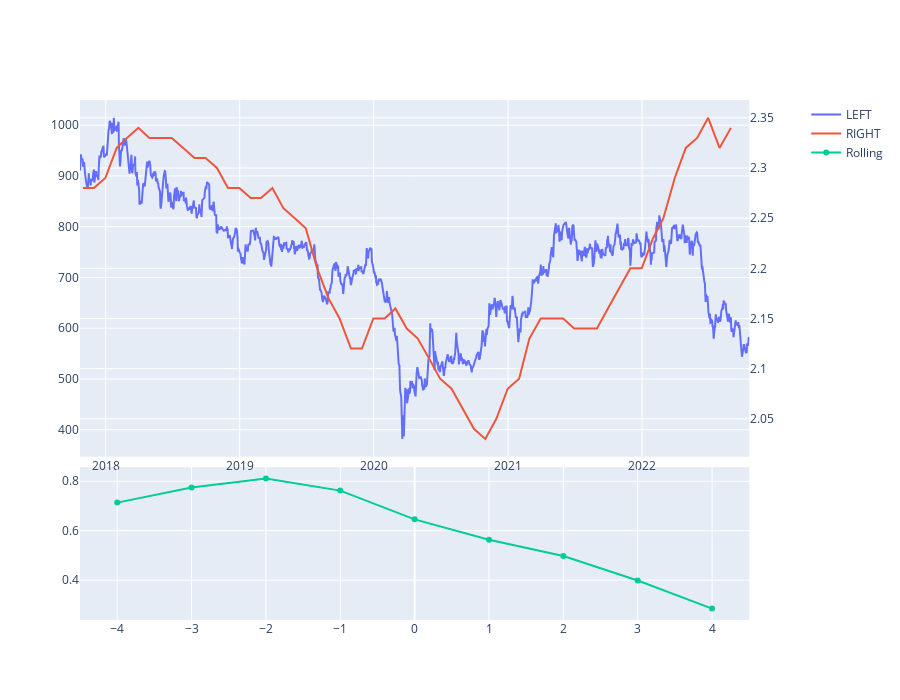

Source (notebook cell):
### Markdown cell above
### x-y1, y2

### Code cell
y1 = left.종가
# y2 = right.종가
y2 = right

fig = make_subplots(
    rows=2, cols=1, row_width=[0.3, 0.7], vertical_spacing=0.02, shared_xaxes=False,
    specs=[
        [{"type": "xy", "secondary_y": True}],
        [{"type": "xy"}]
    ]
)

fig.add_trace(go.Scatter(
    x=y1.index, y=y1, name='LEFT',
    xhoverformat='%Y/%m/%d'
), row=1, col=1, secondary_y=False)

fig.add_trace(go.Scatter(
    x=y2.index, y=y2, name='RIGHT',
    xhoverformat='%Y/%m/%d'
), row=1, col=1, secondary_y=True)

fig.add_trace(go.Scatter(
    x=rl.days, y=rl.corrcoef, name='Rolling'
), row=2, col=1)

fig.update_layout(height=700)
fig.show()

### Figure 1 — Plotly figure (JSON) as saved in the notebook; plotly's stock layout.template omitted (floating-point values rounded to 4 significant figures; data arrays with more than 128 entries replaced by an {"elided": "..."} marker saying what was removed)
{"data": [{"name": "LEFT", "type": "scatter", "x": {"elided": "1230 str values"}, "xaxis": "x", "xhoverformat": "%Y/%m/%d", "y": {"elided": "1230 float values"}, "yaxis": "y"}, {"name": "RIGHT", "type": "scatter", "x": ["2017-10-31T00:00:00", "2017-11-30T00:00:00", "2017-12-31T00:00:00", "2018-01-31T00:00:00", "2018-02-28T00:00:00", "2018-03-31T00:00:00", "2018-04-30T00:00:00", "2018-05-31T00:00:00", "2018-06-30T00:00:00", "2018-07-31T00:00:00", "2018-08-31T00:00:00", "2018-09-30T00:00:00", "2018-10-31T00:00:00", "2018-11-30T00:00:00", "2018-12-31T00:00:00", "2019-01-31T00:00:00", "2019-02-28T00:00:00", "2019-03-31T00:00:00", "2019-04-30T00:00:00", "2019-05-31T00:00:00", "2019-06-30T00:00:00", "2019-07-31T00:00:00", "2019-08-31T00:00:00", "2019-09-30T00:00:00", "2019-10-31T00:00:00", "2019-11-30T00:00:00", "2019-12-31T00:00:00", "2020-01-31T00:00:00", "2020-02-29T00:00:00", "2020-03-31T00:00:00", "2020-04-30T00:00:00", "2020-05-31T00:00:00", "2020-06-30T00:00:00", "2020-07-31T00:00:00", "2020-08-31T00:00:00", "2020-09-30T00:00:00", "2020-10-31T00:00:00", "2020-11-30T00:00:00", "2020-12-31T00:00:00", "2021-01-31T00:00:00", "2021-02-28T00:00:00", "2021-03-31T00:00:00", "2021-04-30T00:00:00", "2021-05-31T00:00:00", "2021-06-30T00:00:00", "2021-07-31T00:00:00", "2021-08-31T00:00:00", "2021-09-30T00:00:00", "2021-10-31T00:00:00", "2021-11-30T00:00:00", "2021-12-31T00:00:00", "2022-01-31T00:00:00", "2022-02-28T00:00:00", "2022-03-31T00:00:00", "2022-04-30T00:00:00", "2022-05-31T00:00:00", "2022-06-30T00:00:00", "2022-07-31T00:00:00", "2022-08-31T00:00:00"], "xaxis": "x", "xhoverformat": "%Y/%m/%d", "y": [2.28, 2.28, 2.29, 2.32, 2.33, 2.34, 2.33, 2.33, 2.33, 2.32, 2.31, 2.31, 2.3, 2.28, 2.28, 2.27, 2.27, 2.28, 2.26, 2.25, 2.24, 2.2, 2.17, 2.15, 2.12, 2.12, 2.15, 2.15, 2.16, 2.14, 2.13, 2.11, 2.09, 2.08, 2.06, 2.04, 2.03, 2.05, 2.08, 2.09, 2.13, 2.15, 2.15, 2.15, 2.14, 2.14, 2.14, 2.16, 2.18, 2.2, 2.2, 2.23, 2.25, 2.29, 2.32, 2.33, 2.35, 2.32, 2.34], "yaxis": "y2"}, {"name": "Rolling", "type": "scatter", "x": [-4, -3, -2, -1, 0, 1, 2, 3, 4], "xaxis": "x2", "y": [0.7136, 0.7745, 0.8112, 0.7622, 0.6459, 0.5635, 0.4979, 0.3984, 0.2847], "yaxis": "y3"}], "layout": {"height": 700, "xaxis": {"anchor": "y", "domain": [0, 0.94]}, "xaxis2": {"anchor": "y3", "domain": [0, 0.94]}, "yaxis": {"anchor": "x", "domain": [0.314, 1]}, "yaxis2": {"anchor": "x", "overlaying": "y", "side": "right"}, "yaxis3": {"anchor": "x2", "domain": [0, 0.294]}}}
